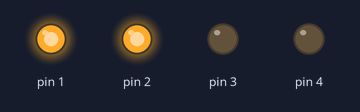
The sketch below on a simulated Arduino Uno, built with avr-gcc and run on an emulated ATmega328P. On the bench: output pins drawn as LEDs (lit = HIGH).

Above: at 0.4 s.
At 3.6 s:
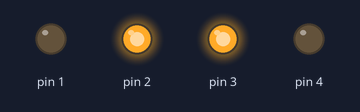
At 6.8 s:
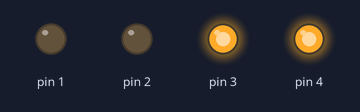
At 10.0 s:
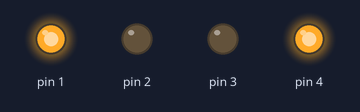
At 13.2 s:
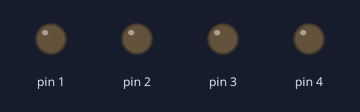
Timing chart, 0 to 14.6 s (numbered marks = the images above):
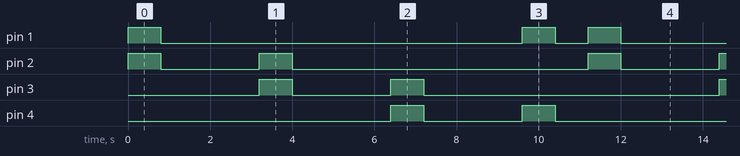

The sketch:

ledchaser.ino
```cpp
void setup()
{ for(int i=1;i<5;i++)
{
  pinMode(i, OUTPUT);
}
}

void loop()
{ for(int i=1;i<5;i++)
{ if(i!=4)
{ digitalWrite(i, HIGH);
 digitalWrite(i+1, HIGH);
  delay(800);
  digitalWrite(i, LOW);
 digitalWrite(i+1, LOW);
  delay(800);
}
 else
   digitalWrite(i, HIGH);
 digitalWrite(i-3, HIGH);
 delay(800);
 digitalWrite(i, LOW);
 digitalWrite(i-3, LOW);
  delay(800);
}
}
```

Measured:
- by itself, pin 1: repeats every 11.2 s: LOW 8.8 s, HIGH 0.80 s, LOW 0.80 s, HIGH 0.80 s
- by itself, pin 2–4: repeats every 11.2 s: LOW 2.4 s, HIGH 0.80 s, LOW 7.2 s, HIGH 0.80 s
- by itself, everything shown: repeats every 11.2 s, in 8 steps
